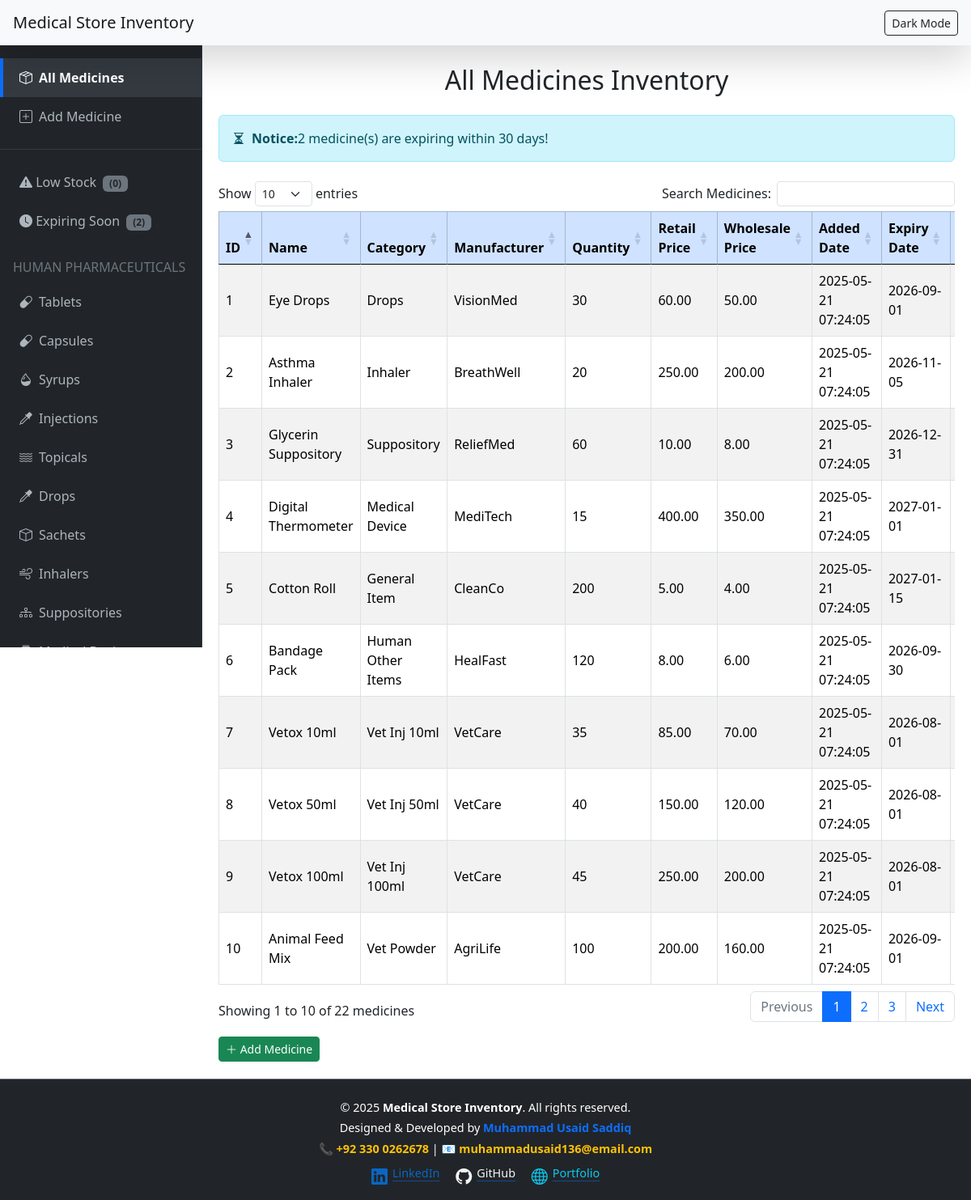
The page / on the database its author committed.
### tables this page shows
CREATE TABLE `medicines` (
  `id` int(11) NOT NULL,
  `name` varchar(100) NOT NULL,
  `category` enum('Tablet','Capsule','Syrup','Injection','Topical','Drops','Inhaler','Suppository','Medical Device','General Item','Vet Inj 10ml','Vet Inj 50ml','Vet Inj 100ml','Vet Powder','Vet Tablets','Vet Other Items','Vet Tuips','Vet Drench 1000ml','Vet Drench 100ml','Human Other Items','Vet Syrup','Sachet','Vet Drip','Vet Spray') DEFAULT NULL,
  `manufacturer` varchar(100) DEFAULT NULL,
  `quantity` int(11) NOT NULL DEFAULT 0,
  `retail_price` decimal(10,2) DEFAULT NULL,
  `wholesale_price` decimal(10,2) DEFAULT NULL,
  `expiry_date` date NOT NULL,
  `added_date` timestamp NOT NULL DEFAULT current_timestamp(),
  `location` varchar(50) NOT NULL DEFAULT 'Shop'
);

### index.php (the view, shortened to what this page needs)
<?php
include "config.php";
$lowStockCount = 0;
$expiringSoonCount = 0;
$thresholdDate = date('Y-m-d', strtotime('+30 days'));
$alertQuery = "SELECT quantity, expiry_date FROM medicines";
$alertResult = mysqli_query($conn, $alertQuery);
while ($alertRow = mysqli_fetch_assoc($alertResult)) {
    if ($alertRow['expiry_date'] <= $thresholdDate) {
        $expiringSoonCount++;
    }
}
?>
<!DOCTYPE html>
<html lang="en" data-bs-theme="light">
<head>
    <link href="https://cdn.jsdelivr.net/npm/bootstrap@5.3.2/dist/css/bootstrap.min.css" rel="stylesheet" />
    <link href="https://cdn.datatables.net/1.13.6/css/dataTables.bootstrap5.min.css" rel="stylesheet" />
    <link href="https://cdn.jsdelivr.net/npm/bootstrap-icons@1.10.5/font/bootstrap-icons.css" rel="stylesheet" />
    <link rel="stylesheet" href="https://cdnjs.cloudflare.com/ajax/libs/font-awesome/6.5.0/css/all.min.css">
</head>
<body>
    <nav class="navbar navbar-light fixed-top bg-light px-3 shadow-lg">
        <a href="index.php" class="navbar-brand mb-0 h1">Medical Store Inventory</a>
        <button id="modeToggle" class="btn btn-outline-dark btn-sm" title="Toggle Dark/Light Mode">Dark Mode</button>
    </nav>
    <div class="sidebar">
        <a href="index.php" class="active fw-bold"><i class="bi bi-box-seam me-2"></i>All Medicines</a>
        <a href="add_medicine.php"><i class="bi bi-plus-square me-2"></i>Add Medicine</a>
        <hr class="text-secondary" />
        <a href="low_stock.php">
            <i class="bi bi-exclamation-triangle-fill"></i>
            Low Stock
            <span class="badge bg-secondary text-dark ms-1">(<?= $lowStockCount ?>)</span>
        </a>
        <a href="expiry_soon.php">
            <i class="bi bi-clock-fill"></i>
            Expiring Soon
            <span class="badge bg-secondary text-dark ms-1">(<?= $expiringSoonCount ?>)</span>
        </a>
        <h6 class="text-secondary text-uppercase ps-3 mt-4 mb-2">Human Pharmaceuticals</h6>
        <a href="category_tablet.php"><i class="bi bi-capsule me-2"></i>Tablets</a>
        <a href="category_capsule.php"><i class="bi bi-capsule me-2"></i>Capsules</a>
        <a href="category_syrup.php"><i class="bi bi-droplet-half me-2"></i>Syrups</a>
        <a href="category_injection.php"><i class="bi bi-eyedropper me-2"></i>Injections</a>
        <a href="category_topical.php"><i class="bi bi-water me-2"></i>Topicals</a>
        <a href="category_drops.php"><i class="bi bi-eyedropper me-2"></i>Drops</a>
        <a href="category_sachet.php"><i class="bi bi-box me-2"></i>Sachets</a>
        <a href="category_inhaler.php"><i class="bi bi-wind me-2"></i>Inhalers</a>
        <a href="category_suppository.php"><i class="bi bi-diagram-3 me-2"></i>Suppositories</a>
        <a href="category_medical_device.php"><i class="bi bi-cpu me-2"></i>Medical Devices</a>
    </div>
    <main class="main-content">
        <h2 class="mb-4 text-center">All Medicines Inventory</h2>
        <?php if ($lowStockCount > 0 || $expiringSoonCount > 0): ?>
            <div class="alert-container mb-4">
                <?php if ($expiringSoonCount > 0): ?>
                    <div class="alert alert-info d-flex align-items-center" role="alert">
                        <i class="bi bi-hourglass-split me-2"></i>
                        <strong>Notice:</strong>  <?= $expiringSoonCount ?> medicine(s) are expiring within 30 days!
                    </div>
                <?php endif; ?>
            </div>
        <?php endif; ?>
        <div class="table-responsive">
            <table id="medicinesTable" class="table table-striped table-bordered align-middle">
                <thead class="table-primary">
                    <tr>
                        <th>ID</th>
                        <th>Name</th>
                        <th>Category</th>
                        <th>Manufacturer</th>
                        <th>Quantity</th>
                        <th>Retail Price</th>
                        <th>Wholesale Price</th>
                        <th>Added Date</th>
                        <th>Expiry Date</th>
                        <th>Location</th>
                    </tr>
                </thead>
                <tbody>
                    <?php
                    $sql = "SELECT * FROM `medicines`";
                    $result = mysqli_query($conn, $sql);
                    $sno = 0;
                    while ($row = mysqli_fetch_assoc($result)) {
                        $sno++;
                        echo "
                        <tr>
                            <td>$sno</td>
                            <td>{$row['name']}</td>
                            <td>{$row['category']}</td>
                            <td>{$row['manufacturer']}</td>
                            <td>{$row['quantity']}</td>
                            <td>{$row['retail_price']}</td>
                            <td>{$row['wholesale_price']}</td>
                            <td>{$row['added_date']}</td>
                            <td>{$row['expiry_date']}</td>
                            <td>{$row['location']}</td>
                            <td>
                                <a href='edit.php?id={$row['id']}' class='btn btn-sm btn-warning me-1'>
                                    <i class='fas fa-edit'></i>
                                </a>
                                <a href='delete.php?id={$row['id']}' class='btn btn-sm btn-danger'
                                    onclick=\"return confirm('Are you sure you want to delete {$row['name']}?')\">
                                    <i class='fas fa-trash-alt'></i>
                                </a>
                            </td>
                        </tr>";
                    }
                    ?>
                </tbody>
            </table>
            <a href="add_medicine.php" class="btn btn-sm btn-success mt-3">
                <i class="bi bi-plus-lg"></i> Add Medicine
            </a>
        </div>
    </main>
    <footer class="bg-dark text-light pt-4 pb-3 mt-auto border-top border-secondary">
        <div class="container text-center">
            <p class="mb-1 text-white">© 2025 <strong>Medical Store Inventory</strong>. All rights reserved.</p>
            <p class="mb-1 text-white">Designed & Developed by <strong class="text-primary">Muhammad Usaid
                    Saddiq</strong></p>
            <p class="mb-2">
                📞 <a href="tel:+923300262678" class="text-warning fw-semibold text-decoration-none">+92 330 0262678</a>
                |
                📧 <a href="mailto:muhammadusaid136@email.com"
                    class="text-warning fw-semibold text-decoration-none">muhammadusaid136@email.com</a>
            </p>
            <p class="mb-0">
                <a href="https://www.linkedin.com/in/yourprofile" target="_blank" class="icon-link me-3"
                    style="color: #0A66C2;">
                    <i class="bi bi-linkedin fs-5"></i> LinkedIn
                </a>
                <a href="https://github.com/yourusername" target="_blank" class="icon-link me-3"
                    style="color: #f4f4f4;">
                    <i class="bi bi-github fs-5"></i> GitHub
                </a>
                <a href="https://yourportfolio.com" target="_blank" class="icon-link" style="color: #0dcaf0;">
                    <i class="bi bi-globe fs-5"></i> Portfolio
                </a>
            </p>
        </div>
    </footer>
</body>
</html>

### config.php (shortened to what this page needs)
<!DOCTYPE html>
<html lang="en">
<head>
    <link href="https://cdn.jsdelivr.net/npm/bootstrap@5.0.2/dist/css/bootstrap.min.css" rel="stylesheet"
>
</head>
<body>
</body>
</html>

### index.php (style rules this page uses)
html, body { height: 100%; margin: 0; font-family: 'Segoe UI', Tahoma, Geneva, Verdana, sans-serif; }
body { display: flex; flex-direction: column; background-color: var(--bs-body-bg); color: var(--bs-body-color); }
.navbar { height: 56px; z-index: 1040; }
.sidebar { position: fixed; top: 56px; left: 0; width: 250px; height: calc(100vh - 56px); background-color: #212529; overflow-y: auto; padding-top: 1rem; border-right: 1px solid #343a40; }
.sidebar a { padding: 12px 20px; text-decoration: none; font-size: 1rem; color: #adb5bd; display: block; border-left: 4px solid transparent; }
.sidebar a:hover, .sidebar a.active { background-color: #343a40; color: #fff; border-left-color: #0d6efd; }
.main-content { margin-left: 250px; padding: 80px 20px 20px 20px; flex: 1; }
footer { background-color: #212529; color: #adb5bd; padding: 15px 0; text-align: center; font-size: 0.9rem; border-top: 1px solid #343a40; }
.icon-link { transition: transform 0.3s ease, text-shadow 0.3s ease; }

### rows shown on the page
medicines: name "Eye Drops", category "Drops", manufacturer "VisionMed", quantity "30", retail_price "60.00", wholesale_price "50.00", added_date "2025-05-21 07:24:05", expiry_date "2026-09-01"
medicines: name "Asthma Inhaler", category "Inhaler", manufacturer "BreathWell", quantity "20", retail_price "250.00", wholesale_price "200.00", added_date "2025-05-21 07:24:05", expiry_date "2026-11-05"
medicines: name "Glycerin Suppository", category "Suppository", manufacturer "ReliefMed", quantity "60", retail_price "10.00", wholesale_price "8.00", added_date "2025-05-21 07:24:05", expiry_date "2026-12-31"
medicines: name "Digital Thermometer", category "Medical Device", manufacturer "MediTech", quantity "15", retail_price "400.00", wholesale_price "350.00", added_date "2025-05-21 07:24:05", expiry_date "2027-01-01"
medicines: name "Cotton Roll", category "General Item", manufacturer "CleanCo", quantity "200", retail_price "5.00", wholesale_price "4.00", added_date "2025-05-21 07:24:05", expiry_date "2027-01-15"
medicines: name "Bandage Pack", category "Human Other Items", manufacturer "HealFast", quantity "120", retail_price "8.00", wholesale_price "6.00", added_date "2025-05-21 07:24:05", expiry_date "2026-09-30"
medicines: name "Vetox 10ml", category "Vet Inj 10ml", manufacturer "VetCare", quantity "35", retail_price "85.00", wholesale_price "70.00", added_date "2025-05-21 07:24:05", expiry_date "2026-08-01"
medicines: name "Vetox 50ml", category "Vet Inj 50ml", manufacturer "VetCare", quantity "40", retail_price "150.00", wholesale_price "120.00", added_date "2025-05-21 07:24:05", expiry_date "2026-08-01"
medicines: name "Vetox 100ml", category "Vet Inj 100ml", manufacturer "VetCare", quantity "45", retail_price "250.00", wholesale_price "200.00", added_date "2025-05-21 07:24:05", expiry_date "2026-08-01"
medicines: name "Animal Feed Mix", category "Vet Powder", manufacturer "AgriLife", quantity "100", retail_price "200.00", wholesale_price "160.00", added_date "2025-05-21 07:24:05", expiry_date "2026-09-01"

### other values the page prints
$lowStockCount "0"
$expiringSoonCount "2"
